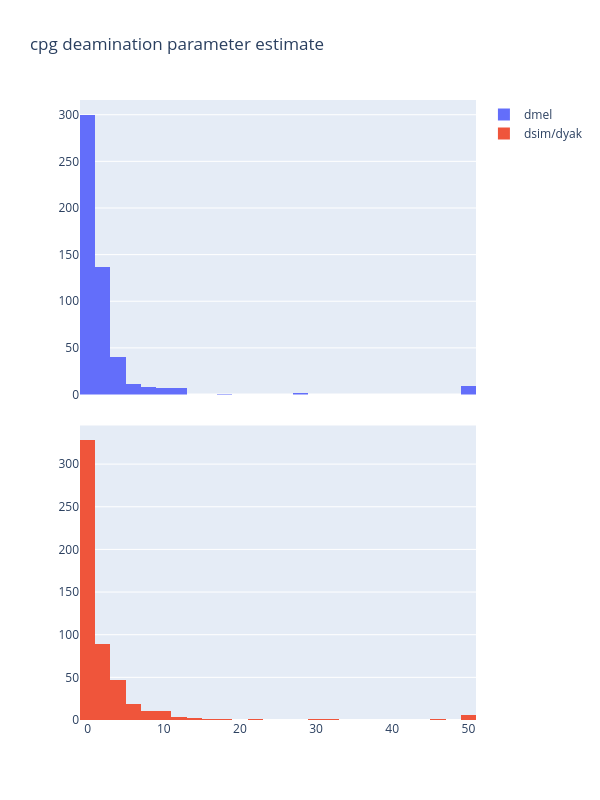

This figure's notebook cell:
### Markdown cell above
how about plotting the actual parameter estimates for the two species?

### Code cell
fig = make_subplots(rows=2, cols=1, shared_xaxes=True, vertical_spacing=0.05)

fig.add_trace(
    go.Histogram(x=df["dmel_cpg"], name = "dmel"),
    row=1, col=1
)

fig.add_trace(
    go.Histogram(x=df["dsim_cpg"], name="dsim/dyak"),
    row=2, col=1
)

fig.update_layout(height=800, width=600, title_text="cpg deamination parameter estimate")
fig.show()

fig.write_image(fig_dir / "cpg_params_subplots.jpg", format="jpg")

### Figure 1 — Plotly figure (JSON) as saved in the notebook; plotly's stock layout.template omitted (floating-point values rounded to 4 significant figures; data arrays with more than 128 entries replaced by an {"elided": "..."} marker saying what was removed)
{"data": [{"name": "dmel", "type": "histogram", "x": {"elided": "522 float values"}, "xaxis": "x", "yaxis": "y"}, {"name": "dsim/dyak", "type": "histogram", "x": {"elided": "522 float values"}, "xaxis": "x2", "yaxis": "y2"}], "layout": {"height": 800, "title": {"text": "cpg deamination parameter estimate"}, "width": 600, "xaxis": {"anchor": "y", "domain": [0, 1], "matches": "x2", "showticklabels": false}, "xaxis2": {"anchor": "y2", "domain": [0, 1]}, "yaxis": {"anchor": "x", "domain": [0.525, 1]}, "yaxis2": {"anchor": "x2", "domain": [0, 0.475]}}}
